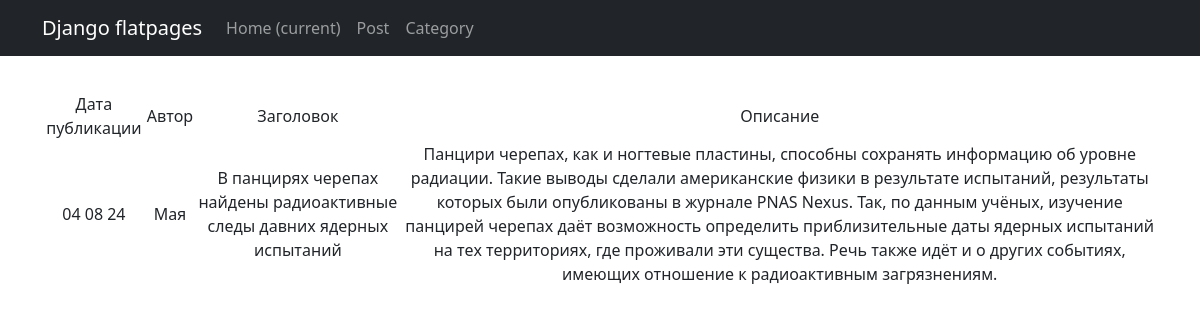
Screenshot of /news/53 with the database file from the repository.
### news/models.py (models this page shows, shortened)
class Post(models.Model):
    article = 'AR'
    news = 'NE'
    POST = [
        (news, 'Новости'),
        (article, 'Статья')
    ]
    author = models.ForeignKey(Author, on_delete=models.CASCADE, related_name='posts')
    field = models.CharField(max_length=2, choices=POST, default=news)
    time_in = models.DateTimeField(auto_now_add=True)
    category = models.ManyToManyField(Category, through='PostCategory')
    title = models.CharField(max_length=250)
    text = models.TextField()
    rating = models.IntegerField(default=0)

class Author(models.Model):
    user = models.OneToOneField(User, on_delete=models.CASCADE)
    rating = models.IntegerField(default=0)

### news/views.py (the view)
# urls.py: path('<int:pk>', PostDetail.as_view(), name='post_detail'),
class PostDetail(DetailView):
    model = Post
    template_name = 'posts.html'
    context_object_name = 'Post'

### news/templatetags/custom_filters.py (called while the page is built)
@register.filter()
def censor(value):
    for word in censor_list:
        value = value.replace(word[1:], '*' * len(word[1:]))
    return value

### templates/posts.html (shortened to what this page needs)
{% extends 'flatpages/default.html' %}
{% load custom_filters %}
{% block content %}
{% if Post %}
        <table width="100%" style="margin-top: 35px">
            <tr>
                <td>Дата публикации</td>
                <td>Автор</td>
                <td>Заголовок</td>
                <td>Описание</td>
            </tr>
            <tr>
                <td>{{ Post.time_in|date:'d m y' }}</td>
                <td>{{ Post.author.user }}</td>
                <td>{{ Post.title|censor }}</td>
                <td>{{ Post.text|censor }}</td>
            </tr>
        </table>
{% endif %}
{% endblock content %}

### rows the page displays
Post: time_in "04 08 24", author.user "Мая", title|censor "В панцирях черепах найдены радиоактивные следы давних ядерных испытаний", text|censor "Панцири черепах, как и ногтевые пластины, способны сохранять информацию об уровне радиации. Такие выводы сделали американские физики в результате испытаний, результаты которых были опубликованы в журнале PNAS Nexus. Так, по данным учёных, изучение панцирей черепах даёт возможность определить приблизительные даты ядерных испытаний на тех территориях, где проживали эти существа. Речь также идёт и о других событиях, имеющих отношение к радиоактивным загрязнениям."
